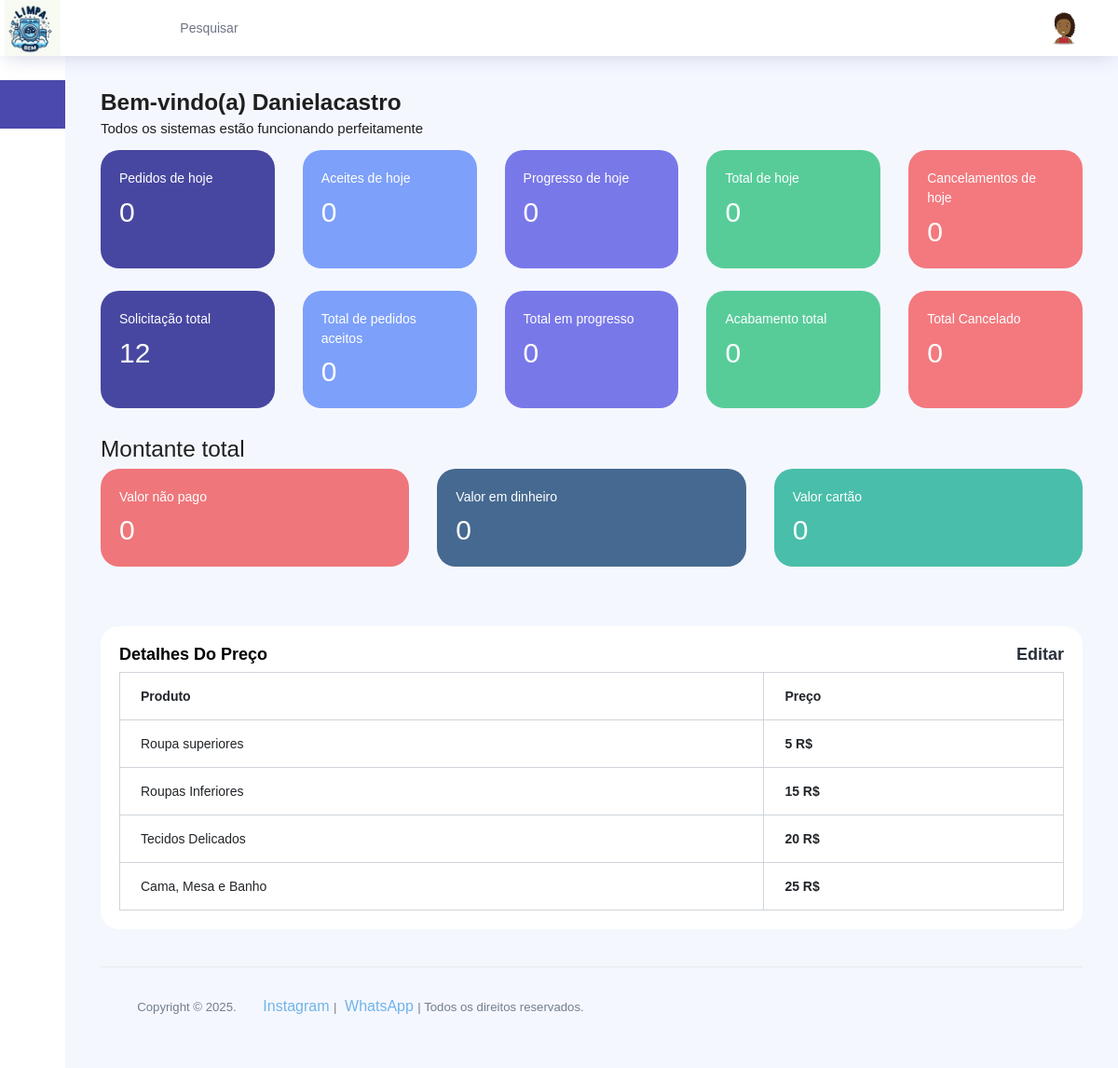
/admin-site/ (signed in), run on the app's committed database.
### laundryadmin/models.py (models this page shows, shortened)
class Price(models.Model):
    topwear = models.IntegerField(default='25')
    bottomwear = models.IntegerField(default='25')
    woolenwear = models.IntegerField(default='25')
    bedbath = models.IntegerField(default='25')

### laundryadmin/views.py (the view)
# urls.py: 2. Add a URL to urlpatterns:  path('', views.home, name='home')
@login_required(login_url='/admin-site/login/')
def home(request):
    today_requests = UserReqeuest.objects.filter(created_at__date=today, progress = 'Pending').count()
    today_accept = UserReqeuest.objects.filter(created_at__date=today, progress = 'Accept').count()
    today_inprogress = UserReqeuest.objects.filter(created_at__date=today, progress = 'Inprogress').count()
    today_finish = UserReqeuest.objects.filter(created_at__date=today, progress = 'Finish').count()
    today_cancle = UserReqeuest.objects.filter(created_at__date=today, progress = 'Cancle').count()
    total_requests = UserReqeuest.objects.all().count()
    total_accept = UserReqeuest.objects.filter(progress = 'Accept').count()
    total_inprogress = UserReqeuest.objects.filter(progress = 'Inprogress').count()
    total_finish = UserReqeuest.objects.filter(progress = 'Finish').count()
    total_cancle = UserReqeuest.objects.filter(progress = 'Cancle').count()
    price = Price.objects.first()
    total_unpaids = UserReqeuest.objects.filter(payment='não pago')
    total_unpaid = 0
    for user in total_unpaids:
        if user.progress != 'Cancle':
            total_unpaid += user.totalprice
    total_cashs = UserReqeuest.objects.filter(payment='Cash')
    total_cash = 0
    for user in total_cashs:
        if user.progress != 'Cancle':
            total_cash += user.totalprice
    total_onlines = UserReqeuest.objects.filter(payment='Online')
    total_online = 0
    for user in total_onlines:
        if user.progress != 'Cancle':
            total_online += user.totalprice
    context = {
        'price' : price,
        'today_request': today_requests,
        'today_accept': today_accept,
        'today_inprogress': today_inprogress,
        'today_finish': today_finish,
        'today_cancle': today_cancle,
        'total_request': total_requests,
        'total_accept': total_accept,
        'total_inprogress': total_inprogress,
        'total_finish': total_finish,
        'total_cancle': total_cancle,
        'total_unpaid': total_unpaid,
        'total_cash': total_cash,
        'total_online': total_online,
    }
    return render(request, 'admin/admin.html', context)

### laundryadmin/context_processors.py (called while the page is built)
def company_logo(request):
    try:
        company = Company.objects.first()
        name = company.comapny_name
        logo = company.logo.url if company.logo else None
        fav_icon = company.fav_icon.url if company.fav_icon else None
    except Company.DoesNotExist:
        name = 'laundry'
        logo = None
        fav_icon = None
    return {'company_logo': logo, 'company_fav_icon': fav_icon, 'company_name': name}

### templates/admin/admin.html (shortened to what this page needs)
{% extends "admin/adminbase.html" %}
{% load humanize %}
{% block bootscript %}
  <link href="https://cdn.jsdelivr.net/npm/bootstrap@5.3.0/dist/css/bootstrap.min.css" rel="stylesheet">
{% endblock bootscript %}
{% block body %}
<div class="content-wrapper">
<div class="row">
        <div class="col-12 col-xl-8 mb-3">
        <h3 class="font-weight-bold">Bem-vindo(a) {{user|capfirst}}</h3>
        <h6 class="font-weight-normal mb-0">Todos os sistemas estão funcionando perfeitamente</h6>
        </div>
</div>
<div class="row request-model">
    <div class="col-md grid-margin transparent">
    <div class="row">
        <div class="col-md mb-4 stretch-card transparent">
        <div class="card card-dark-blue">
            <div class="card-body">
            <p class="mb-3">Pedidos de hoje</p>
            <p class="fs-30 mb-2">{{today_request|intcomma}}</p>
            </div>
        </div>
        </div>
        <div class="col-md mb-4 stretch-card transparent">
        <div class="card card-tale">
            <div class="card-body">
            <p class="mb-3">Aceites de hoje </p>
            <p class="fs-30 mb-2">{{today_accept|intcomma}}</p>
            </div>
        </div>
        </div>
        <div class="col-md mb-4 stretch-card transparent">
        <div class="card card-light-blue">
            <div class="card-body">
            <p class="mb-3">Progresso de hoje</p>
            <p class="fs-30 mb-2">{{today_inprogress|intcomma}}</p>
            </div>
        </div>
        </div>
        <div class="col-md mb-4 stretch-card transparent">
        <div class="card" style="background:#57cc99; color:white;">
            <div class="card-body">
            <p class="mb-3">Total de hoje</p>
            <p class="fs-30 mb-2">{{today_finish|intcomma}}</p>
            </div>
        </div>
        </div>
        <div class="col-md mb-4 stretch-card transparent">
        <div class="card card-light-danger">
            <div class="card-body">
            <p class="mb-3">Cancelamentos de hoje</p>
            <p class="fs-30 mb-2">{{today_cancle|intcomma}}</p>
            </div>
        </div>
        </div>
    </div>
    <div class="row">
        <div class="col-md mb-4 stretch-card transparent">
        <div class="card card-dark-blue">
            <div class="card-body">
            <p class="mb-3">Solicitação total</p>
            <p class="fs-30 mb-2">{{total_request|intcomma}}</p>
            </div>
        </div>
        </div>
        <div class="col-md mb-4 stretch-card transparent">
        <div class="card card-tale">
            <div class="card-body">
            <p class="mb-3">Total de pedidos aceitos</p>
            <p class="fs-30 mb-2">{{total_accept|intcomma}}</p>
            </div>
        </div>
        </div>
        <div class="col-md mb-4 stretch-card transparent">
        <div class="card card-light-blue">
            <div class="card-body">
            <p class="mb-3">Total em progresso</p>
            <p class="fs-30 mb-2">{{total_inprogress|intcomma}}</p>
            </div>
        </div>
        </div>
        <div class="col-md mb-4 stretch-card transparent">
        <div class="card" style="background:#57cc99; color:white;">
            <div class="card-body">
            <p class="mb-3">Acabamento total</p>
            <p class="fs-30 mb-2">{{total_finish|intcomma}}</p>
            </div>
        </div>
        </div>
        <div class="col-md mb-4 stretch-card transparent">
        <div class="card card-light-danger">
            <div class="card-body">
            <p class="mb-3">Total Cancelado</p>
            <p class="fs-30 mb-2">{{total_cancle|intcomma}}</p>
            </div>
        </div>
        </div>
    </div>
    <h3 class="mt-2">Montante total</h3>
    <div class="row">
        <div class="col-md mb-4 stretch-card transparent">
        <div class="card" style="background:#ef767a; color:white;">
            <div class="card-body">
            <p class="mb-3">Valor não pago</p>
            <p class="fs-30 mb-2">{{total_unpaid|intcomma}}</p>
            </div>
        </div>
        </div>
        <div class="col-md mb-4 stretch-card transparent">
        <div class="card" style="background:#456990; color:white;">
            <div class="card-body">
            <p class="mb-3">Valor em dinheiro</p>
            <p class="fs-30 mb-2">{{total_cash|intcomma}}</p>
            </div>
        </div>
        </div>
        <div class="col-md mb-4 stretch-card transparent">
        <div class="card" style="background:#49beaa; color:white;">
            <div class="card-body">
            <p class="mb-3">Valor cartão</p>
            <p class="fs-30 mb-2">{{total_online|intcomma}}</p>
            </div>
        </div>
        </div>
    </div>
    </div>
</div>
<div class="row">
    <div class="col-md-12 grid-margin stretch-card">
    <div class="card">
        <div class="card-body">
        <p class="card-title mb-0 d-flex justify-content-between"><span>Detalhes do preço</span><a href="#" class="text-dark" data-bs-toggle="modal" data-bs-target="#editModal">
            <i class="ti-marker-alt mr-1"></i>Editar</a></p>
        <div class="table-responsive">
            <table class="table table-hover table-bordered mt-2">
            <thead>
                <tr>
                <th>Produto</th>
                <th>Preço</th>
                </tr>
            </thead>
            <tbody>
                <tr>
                <td>Roupa superiores</td>
                <td class="font-weight-bold">{{price.topwear}} R$ </td>
                </tr>
                <tr>
                <td>Roupas Inferiores</td>
                <td class="font-weight-bold">{{price.bottomwear}} R$ </td>
                </tr>
                <tr>
                <td>Tecidos Delicados</td>
                <td class="font-weight-bold">{{price.woolenwear}} R$ </td>
                </tr>
                <tr>
                <td>Cama, Mesa e Banho</td>
                <td class="font-weight-bold">{{price.bedbath}} R$ </td>
                </tr>
            </tbody>
            </table>
        </div>
        </div>
    </div>
    </div>
</div>
{% endblock body %}

### templates/admin/admin.html (style rules this page uses)
@media (min-width: 950px) { .content-wrapper .request-model { display: block; } }

### data on the page
Price: topwear "5", bottomwear "15", woolenwear "20", bedbath "25"

### other printed values
{{ user|capfirst }} "Danielacastro"
{{ today_request|intcomma }} "0"
{{ today_accept|intcomma }} "0"
{{ today_inprogress|intcomma }} "0"
{{ today_finish|intcomma }} "0"
{{ today_cancle|intcomma }} "0"
{{ total_request|intcomma }} "12"
{{ total_accept|intcomma }} "0"
{{ total_inprogress|intcomma }} "0"
{{ total_finish|intcomma }} "0"
{{ total_cancle|intcomma }} "0"
{{ total_unpaid|intcomma }} "0"
{{ total_cash|intcomma }} "0"
{{ total_online|intcomma }} "0"
